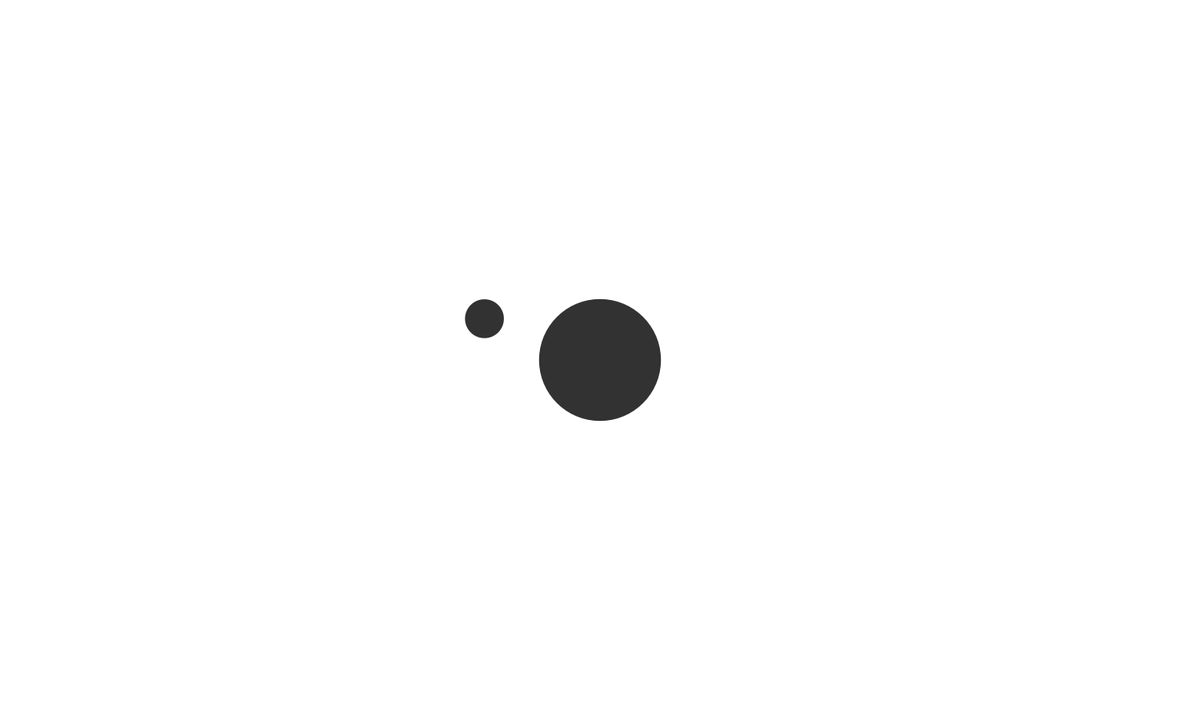
Frame 1 (no input)
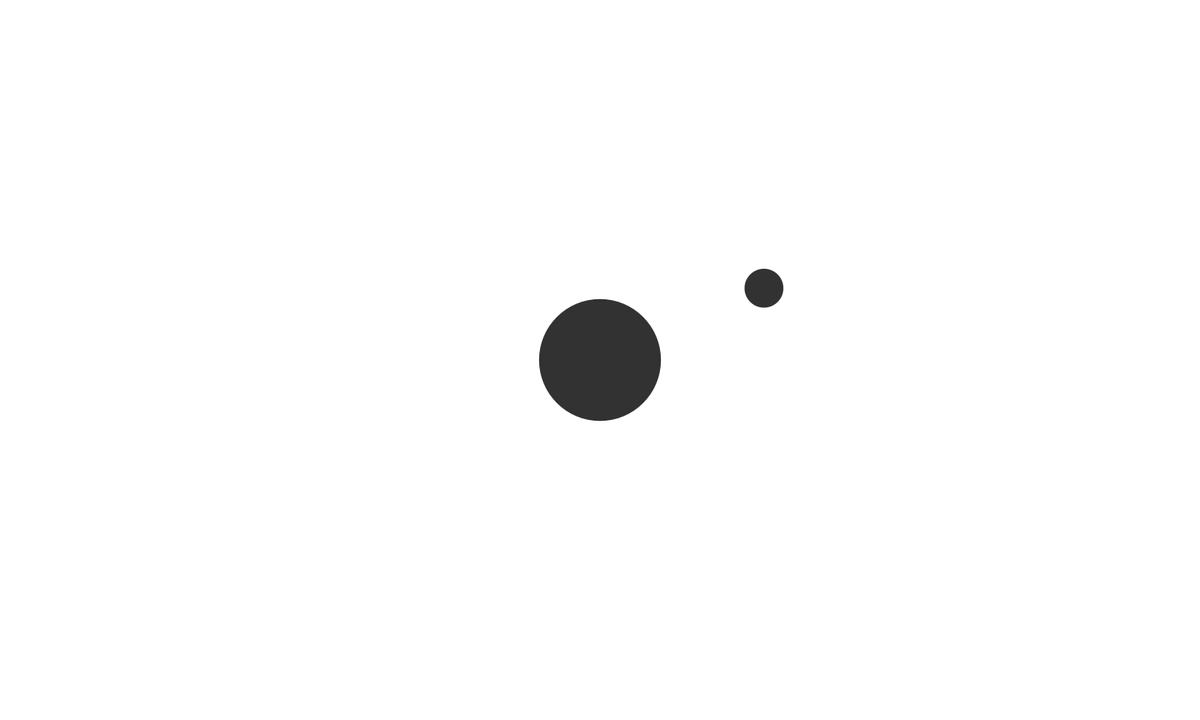
Frame 60 (the mouse pressed at the canvas centre just before this capture)
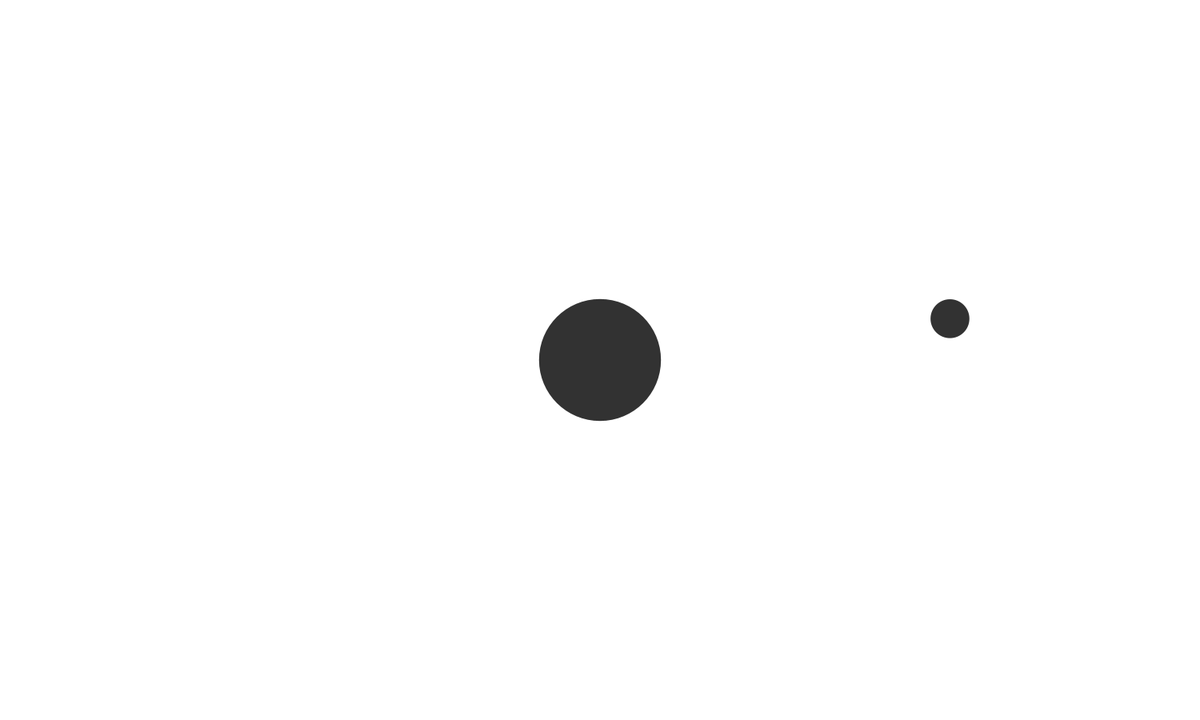
Frame 120 (the mouse held since frame 60 and released just before this capture)

The Processing sketch that drew these frames (run headless with seeded random() and noise(); from frame 60 on, the mouse is pressed at the canvas centre):

// Processing sketch: arrrach_ball2
// ── arrrach_ball2.pde
Be_attrach_ball []ball1=new Be_attrach_ball[100];
attrach_ball ball2;
attrach_drage drage;
float dis;
int n;
PVector attrach_drage;
void setup()
{
  size(1500,900);
  ball2=new  attrach_ball(width/2,height/2,map(random(1),0,1,5,12));
  drage=new attrach_drage();
  ball1[0]=new Be_attrach_ball(600,400,map(random(1),0,1,2,6));
}

void draw()
{
  background(255);
  for(int i=0;i<=n;i++)
  {
    dis=dist(ball1[i].location1.x,ball1[i].location1.y,ball2.location2.x,ball2.location2.y);
    attrach_drage=drage.attrach(dis,ball1[i],ball2);
    ball1[i].attrach(attrach_drage,dis);
    ball1[i].location();
    ball1[i].check();
    ball1[i].show();
  }
  ball2.show(); 
}
void mouseReleased()
{
if(mouseX>0&&mouseX<1499&&mouseY>0&&mouseY<899)
  {
    n++;
    ball1[n]=new Be_attrach_ball(mouseX,mouseY,map(random(1),0,1,2,6));
  }
}


 
// ── Be_attratn_ball.pde
class Be_attrach_ball
{
  float mass;
  PVector location1;
  PVector speed;
  PVector jspeed;
  float j1=1,j2=-1;
  Be_attrach_ball(float x_,float y_,float mass_)
  {
    
    mass=mass_;
    location1=new PVector(x_,y_);
    speed=new PVector(map(random(1),0,1,-4,6),map(random(1),0,1,-4,6));
    jspeed=new PVector(0,0);
  }
  
  void attrach(PVector F,float dist)
  {
    jspeed=F;
    jspeed.mult(-1);
  }
  
  void location()
  {
    speed.add(jspeed);
    location1.add(speed);
  }
  
  void check()
  {
    if(location1.x<(mass*16)/2||location1.x>1499-(mass*16)/2)
    speed.x*=-1;
    if(location1.y<(mass*16)/2||location1.y>899-(mass*16)/2)
    speed.y*=-1;
  }
  
  void show()
  {
    fill(50);
    noStroke();
    ellipse(location1.x,location1.y,mass*16,mass*16);
    
  }
}
// ── attrach_ball.pde
class attrach_ball
{
  PVector location2;
  float mass;
  attrach_ball(float x,float y,float m)
  {
    location2=new PVector(x,y);
    mass=m;
  }
  
  
  void show()
  {
    fill(50);
    noStroke();
    ellipse(location2.x,location2.y,mass*16,mass*16);
  }
}
// ── attrach_drage.pde
class attrach_drage
{
  float i;
  attrach_drage()
  {
   
  }
  
  PVector attrach(float dist,Be_attrach_ball ball1,attrach_ball ball2)
  {
    dist=constrain(dist,5,25);
    PVector F=ball1.location1.get();
    F.sub(ball2.location2);
    F.normalize();
    i=(ball1.mass*ball2.mass)/(dist*dist);
    F.mult(i);
    return F;
  }
}
